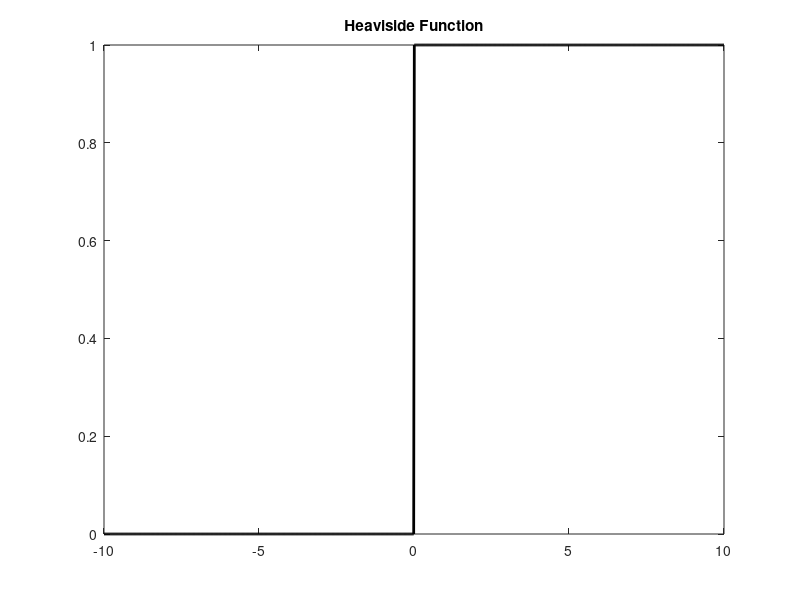

MATLAB code for this plot:
% Heaviside Function
function[y]= THETA(x)

debug=false;
if (nargin < 1)
    debug=true;
    x=linspace(-10,10,1000);
end


y=ones(size(x));
y(x<0)=0;

if debug
    close all;
    plot(x,y, 'k','linewidth',2); title('Heaviside Function');
end